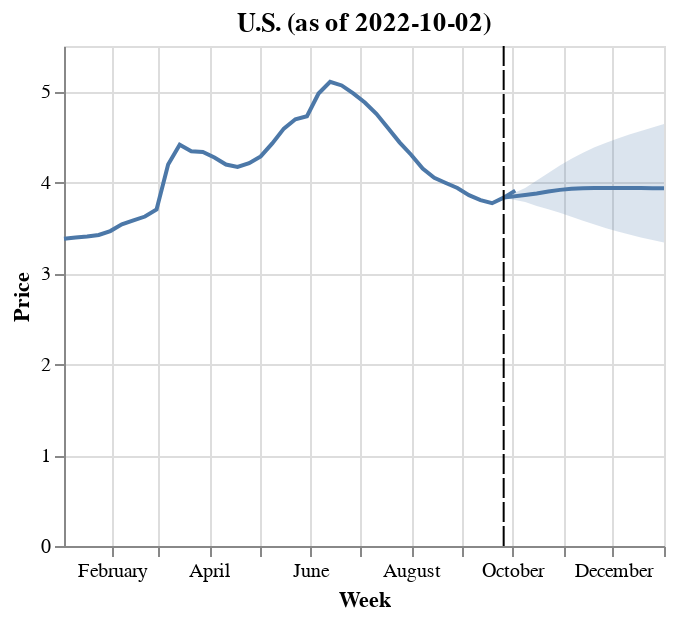

The notebook cell this image was saved under:
### Code cell
full_plot

### Figure 1 — Vega-Lite specification as saved in the notebook (floating-point values rounded to 4 significant figures)
{"config": {"view": {"continuousWidth": 400, "continuousHeight": 300}}, "layer": [{"data": {"name": "data-fb6d033eb59a581533143e77ee40990b"}, "mark": {"type": "area", "opacity": 0.2}, "encoding": {"x": {"field": "week", "type": "temporal"}, "y": {"field": "lo-80", "title": "Price", "type": "quantitative"}, "y2": {"field": "hi-80", "title": "Price"}}, "height": 250, "width": 300}, {"data": {"name": "data-391b2347b065d165619bd52c5d1c6d4b"}, "mark": "line", "encoding": {"x": {"field": "week", "title": "Week", "type": "temporal"}, "y": {"field": "price", "title": "Price", "type": "quantitative"}}, "title": "U.S. (as of 2022-10-02)"}, {"data": {"name": "data-fb6d033eb59a581533143e77ee40990b"}, "mark": "line", "encoding": {"x": {"field": "week", "type": "temporal"}, "y": {"field": "mean", "type": "quantitative"}}}, {"data": {"name": "data-16712d63b2968e80ee446bbc6f1f140a"}, "mark": {"type": "rule", "strokeDash": [10, 2]}, "encoding": {"x": {"field": "week", "type": "temporal"}}}], "$schema": "https://vega.github.io/schema/vega-lite/v4.17.0.json", "datasets": {"data-fb6d033eb59a581533143e77ee40990b": [{"mean": 3.86, "lo-80": 3.785, "hi-80": 3.937, "week": "2022-10-09T00:00:00", "region": null, "log_price": null, "price_change": null}, {"mean": 3.878, "lo-80": 3.741, "hi-80": 4.02, "week": "2022-10-16T00:00:00", "region": null, "log_price": null, "price_change": null}, {"mean": 3.9, "lo-80": 3.706, "hi-80": 4.104, "week": "2022-10-23T00:00:00", "region": null, "log_price": null, "price_change": null}, {"mean": 3.917, "lo-80": 3.666, "hi-80": 4.186, "week": "2022-10-30T00:00:00", "region": null, "log_price": null, "price_change": null}, {"mean": 3.929, "lo-80": 3.622, "hi-80": 4.261, "week": "2022-11-06T00:00:00", "region": null, "log_price": null, "price_change": null}, {"mean": 3.935, "lo-80": 3.578, "hi-80": 4.327, "week": "2022-11-13T00:00:00", "region": null, "log_price": null, "price_change": null}, {"mean": 3.937, "lo-80": 3.536, "hi-80": 4.385, "week": "2022-11-20T00:00:00", "region": null, "log_price": null, "price_change": null}, {"mean": 3.938, "lo-80": 3.496, "hi-80": 4.436, "week": "2022-11-27T00:00:00", "region": null, "log_price": null, "price_change": null}, {"mean": 3.938, "lo-80": 3.459, "hi-80": 4.483, "week": "2022-12-04T00:00:00", "region": null, "log_price": null, "price_change": null}, {"mean": 3.937, "lo-80": 3.425, "hi-80": 4.526, "week": "2022-12-11T00:00:00", "region": null, "log_price": null, "price_change": null}, {"mean": 3.937, "lo-80": 3.394, "hi-80": 4.566, "week": "2022-12-18T00:00:00", "region": null, "log_price": null, "price_change": null}, {"mean": 3.936, "lo-80": 3.365, "hi-80": 4.604, "week": "2022-12-25T00:00:00", "region": null, "log_price": null, "price_change": null}, {"mean": 3.936, "lo-80": 3.339, "hi-80": 4.641, "week": "2023-01-01T00:00:00", "region": null, "log_price": null, "price_change": null}, {"mean": 3.832, "lo-80": 3.832, "hi-80": 3.832, "week": "2022-09-26T00:00:00", "region": "U.S.", "log_price": 1.343, "price_change": 0.01605}], "data-391b2347b065d165619bd52c5d1c6d4b": [{"week": "2022-01-03T00:00:00", "region": "U.S.", "price": 3.381, "log_price": 1.218, "price_change": 0.001776}, {"week": "2022-01-10T00:00:00", "region": "U.S.", "price": 3.394, "log_price": 1.222, "price_change": 0.003838}, {"week": "2022-01-17T00:00:00", "region": "U.S.", "price": 3.404, "log_price": 1.225, "price_change": 0.002942}, {"week": "2022-01-24T00:00:00", "region": "U.S.", "price": 3.421, "log_price": 1.23, "price_change": 0.004982}, {"week": "2022-01-31T00:00:00", "region": "U.S.", "price": 3.464, "log_price": 1.242, "price_change": 0.01249}, {"week": "2022-02-07T00:00:00", "region": "U.S.", "price": 3.538, "log_price": 1.264, "price_change": 0.02114}, {"week": "2022-02-14T00:00:00", "region": "U.S.", "price": 3.581, "log_price": 1.276, "price_change": 0.01208}, {"week": "2022-02-21T00:00:00", "region": "U.S.", "price": 3.624, "log_price": 1.288, "price_change": 0.01194}, {"week": "2022-02-28T00:00:00", "region": "U.S.", "price": 3.701, "log_price": 1.309, "price_change": 0.02102}, {"week": "2022-03-07T00:00:00", "region": "U.S.", "price": 4.196, "log_price": 1.434, "price_change": 0.1255}, {"week": "2022-03-14T00:00:00", "region": "U.S.", "price": 4.414, "log_price": 1.485, "price_change": 0.05065}, {"week": "2022-03-21T00:00:00", "region": "U.S.", "price": 4.343, "log_price": 1.469, "price_change": -0.01622}, {"week": "2022-03-28T00:00:00", "region": "U.S.", "price": 4.334, "log_price": 1.466, "price_change": -0.002074}, {"week": "2022-04-04T00:00:00", "region": "U.S.", "price": 4.274, "log_price": 1.453, "price_change": -0.01394}, {"week": "2022-04-11T00:00:00", "region": "U.S.", "price": 4.196, "log_price": 1.434, "price_change": -0.01842}, {"week": "2022-04-18T00:00:00", "region": "U.S.", "price": 4.17, "log_price": 1.428, "price_change": -0.006216}, {"week": "2022-04-25T00:00:00", "region": "U.S.", "price": 4.211, "log_price": 1.438, "price_change": 0.009784}, {"week": "2022-05-02T00:00:00", "region": "U.S.", "price": 4.285, "log_price": 1.455, "price_change": 0.01742}, {"week": "2022-05-09T00:00:00", "region": "U.S.", "price": 4.428, "log_price": 1.488, "price_change": 0.03283}, {"week": "2022-05-16T00:00:00", "region": "U.S.", "price": 4.591, "log_price": 1.524, "price_change": 0.03615}, {"week": "2022-05-23T00:00:00", "region": "U.S.", "price": 4.694, "log_price": 1.546, "price_change": 0.02219}, {"week": "2022-05-30T00:00:00", "region": "U.S.", "price": 4.727, "log_price": 1.553, "price_change": 0.007006}, {"week": "2022-06-06T00:00:00", "region": "U.S.", "price": 4.977, "log_price": 1.605, "price_change": 0.05154}, {"week": "2022-06-13T00:00:00", "region": "U.S.", "price": 5.107, "log_price": 1.631, "price_change": 0.02578}, {"week": "2022-06-20T00:00:00", "region": "U.S.", "price": 5.066, "log_price": 1.623, "price_change": -0.008061}, {"week": "2022-06-27T00:00:00", "region": "U.S.", "price": 4.979, "log_price": 1.605, "price_change": -0.01732}, {"week": "2022-07-04T00:00:00", "region": "U.S.", "price": 4.879, "log_price": 1.585, "price_change": -0.02029}, {"week": "2022-07-11T00:00:00", "region": "U.S.", "price": 4.754, "log_price": 1.559, "price_change": -0.02595}, {"week": "2022-07-18T00:00:00", "region": "U.S.", "price": 4.599, "log_price": 1.526, "price_change": -0.03315}, {"week": "2022-07-25T00:00:00", "region": "U.S.", "price": 4.44, "log_price": 1.491, "price_change": -0.03518}, {"week": "2022-08-01T00:00:00", "region": "U.S.", "price": 4.304, "log_price": 1.46, "price_change": -0.03111}, {"week": "2022-08-08T00:00:00", "region": "U.S.", "price": 4.151, "log_price": 1.423, "price_change": -0.0362}, {"week": "2022-08-15T00:00:00", "region": "U.S.", "price": 4.051, "log_price": 1.399, "price_change": -0.02439}, {"week": "2022-08-22T00:00:00", "region": "U.S.", "price": 3.993, "log_price": 1.385, "price_change": -0.01442}, {"week": "2022-08-29T00:00:00", "region": "U.S.", "price": 3.938, "log_price": 1.371, "price_change": -0.01387}, {"week": "2022-09-05T00:00:00", "region": "U.S.", "price": 3.859, "log_price": 1.35, "price_change": -0.02026}, {"week": "2022-09-12T00:00:00", "region": "U.S.", "price": 3.805, "log_price": 1.336, "price_change": -0.01409}, {"week": "2022-09-19T00:00:00", "region": "U.S.", "price": 3.771, "log_price": 1.327, "price_change": -0.008976}, {"week": "2022-09-26T00:00:00", "region": "U.S.", "price": 3.832, "log_price": 1.343, "price_change": 0.01605}, {"week": "2022-10-03T00:00:00", "region": "U.S.", "price": 3.909, "log_price": 1.363, "price_change": 0.01989}], "data-16712d63b2968e80ee446bbc6f1f140a": [{"week": "2022-09-26T00:00:00", "region": "U.S.", "price": 3.832, "log_price": 1.343, "price_change": 0.01605}]}}
